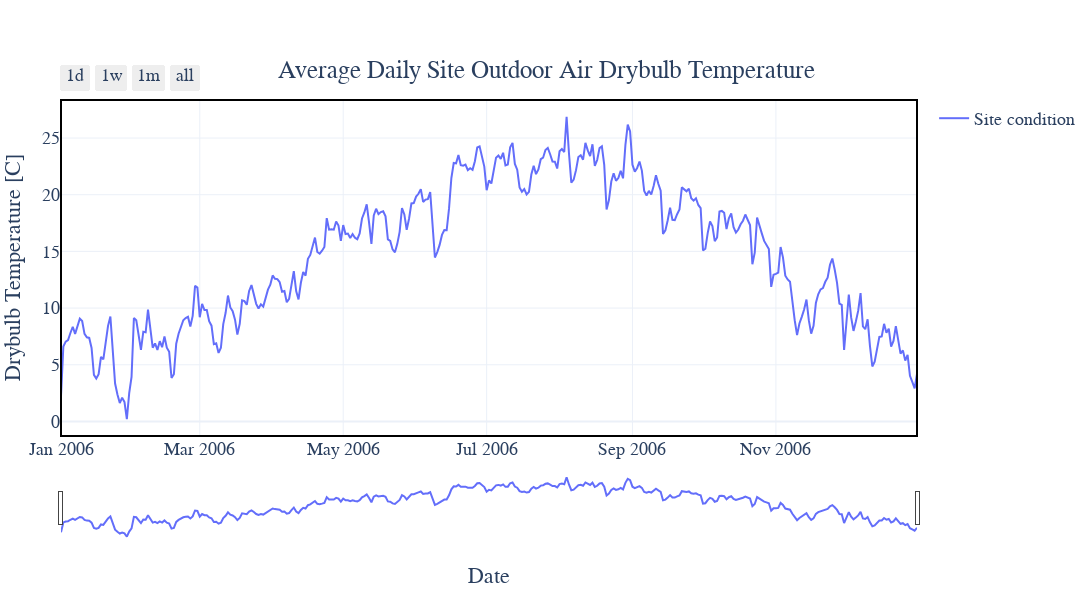

The notebook cell this image was saved under:
### Code cell
fig = go.Figure()

fig.add_trace(go.Scatter(x=daily_avg_Site_Outdoor_Air_Drybulb_Temperature.index, y=daily_avg_Site_Outdoor_Air_Drybulb_Temperature['Site_Outdoor_Air_Drybulb_Temperature'],
                         mode='lines', name='Site condition'))

fig.update_layout(
    title={
        'text': 'Average Daily Site Outdoor Air Drybulb Temperature',
        'y': 0.90,  
        'x': 0.5,
        'xanchor': 'center',
        'yanchor': 'top',
    },
    xaxis_title='Date',
    yaxis_title='Drybulb Temperature [C]',
    font=dict(
        family="Times New Roman",
        size=18,
    ),
    xaxis=dict(
        range=['2006-01-01', '2006-12-31'],  
        rangeselector=dict(
            buttons=list([
                dict(count=1, label="1d", step="day", stepmode="backward"),
                dict(count=7, label="1w", step="day", stepmode="backward"),
                dict(count=1, label="1m", step="month", stepmode="backward"),
                dict(step="all")
            ])
        ),
        rangeslider=dict(visible=True),
        type="date"
    ),
    yaxis=dict(fixedrange=False),
    hovermode="x unified",
    paper_bgcolor='white',  
    plot_bgcolor='white',   
    margin=dict(l=60, r=60, t=100, b=60),  
    showlegend=True,
    width=1100,  
    height=600   
)

fig.update_layout(
    shapes=[
        dict(
            type="rect",
            xref="paper", yref="paper",
            x0=0, y0=0, x1=1, y1=1,
            line=dict(color="black", width=2)
        )
    ]
)

fig.show()

### Figure 1 — Plotly figure (JSON) as saved in the notebook; plotly's stock layout.template omitted (floating-point values rounded to 4 significant figures; data arrays with more than 128 entries replaced by an {"elided": "..."} marker saying what was removed)
{"data": [{"mode": "lines", "name": "Site condition", "type": "scatter", "x": {"elided": "365 str values"}, "y": {"elided": "365 float values"}}], "layout": {"font": {"family": "Times New Roman", "size": 18}, "height": 600, "hovermode": "x unified", "margin": {"b": 60, "l": 60, "r": 60, "t": 100}, "paper_bgcolor": "white", "plot_bgcolor": "white", "shapes": [{"line": {"color": "black", "width": 2}, "type": "rect", "x0": 0, "x1": 1, "xref": "paper", "y0": 0, "y1": 1, "yref": "paper"}], "showlegend": true, "title": {"text": "Average Daily Site Outdoor Air Drybulb Temperature", "x": 0.5, "xanchor": "center", "y": 0.9, "yanchor": "top"}, "width": 1100, "xaxis": {"range": ["2006-01-01", "2006-12-31"], "rangeselector": {"buttons": [{"count": 1, "label": "1d", "step": "day", "stepmode": "backward"}, {"count": 7, "label": "1w", "step": "day", "stepmode": "backward"}, {"count": 1, "label": "1m", "step": "month", "stepmode": "backward"}, {"step": "all"}]}, "rangeslider": {"visible": true}, "title": {"text": "Date"}, "type": "date"}, "yaxis": {"fixedrange": false, "title": {"text": "Drybulb Temperature [C]"}}}}
